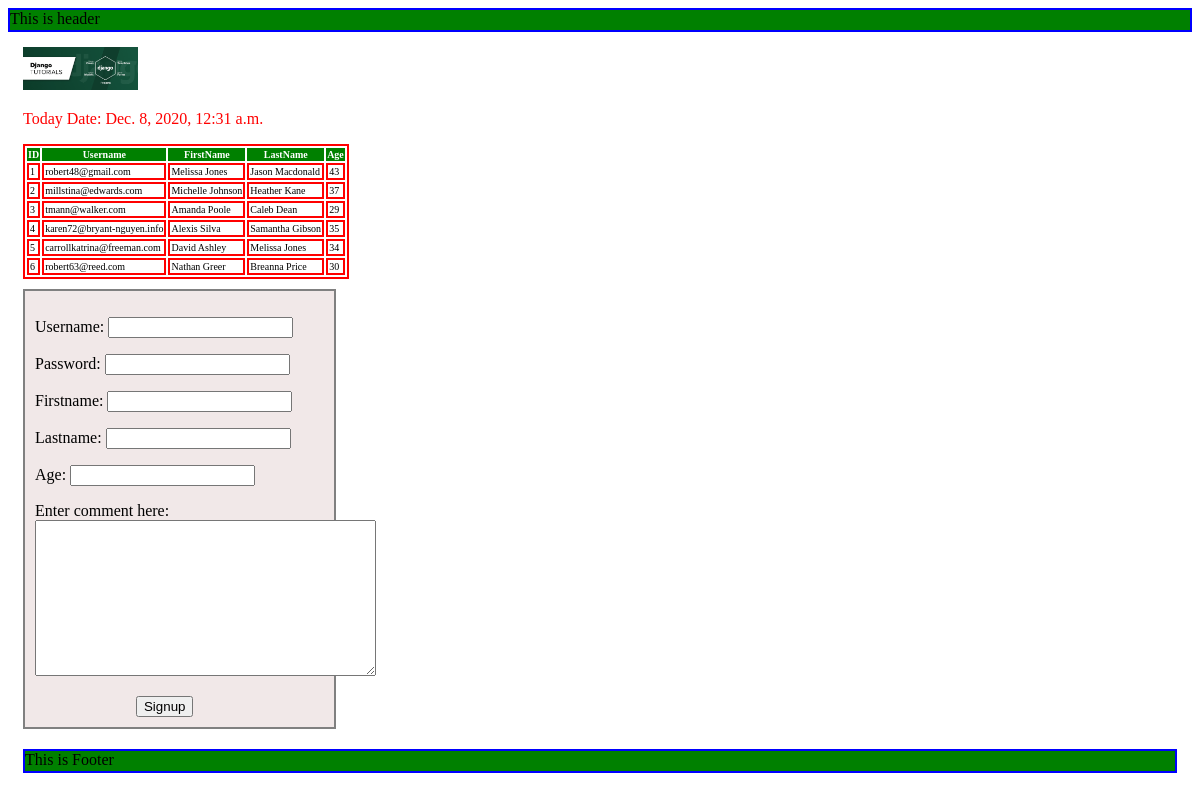
Before: /twmprofile/profile/ with the older database file.
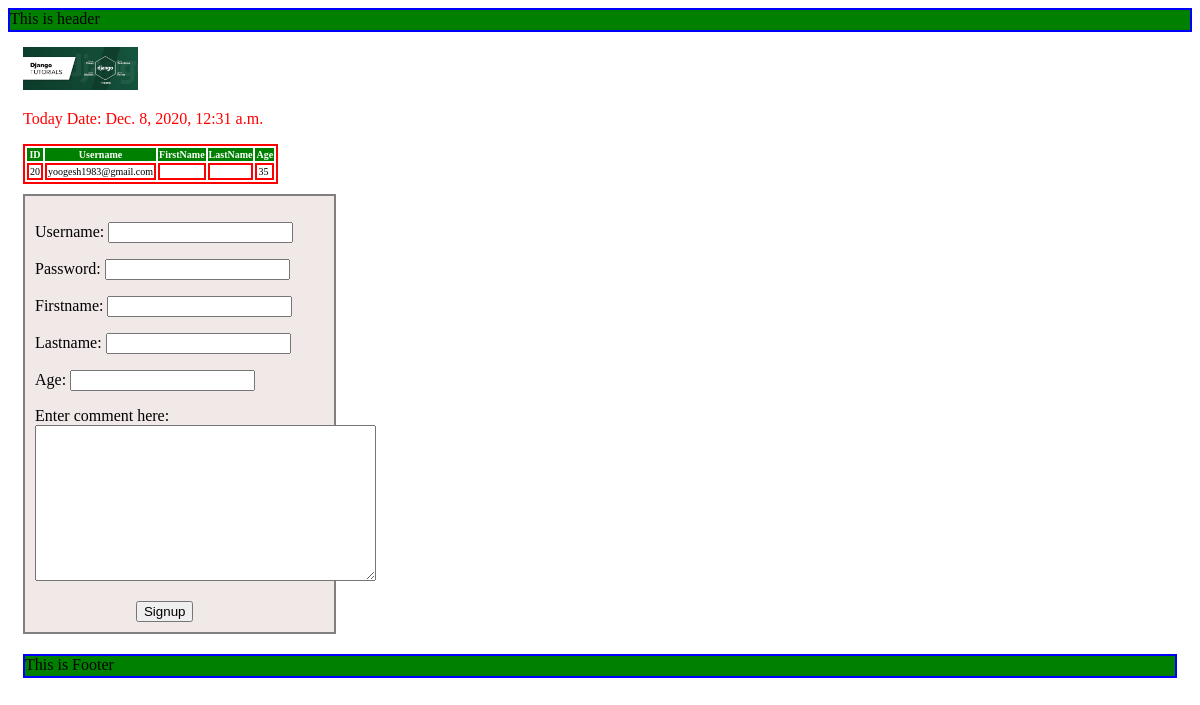
After: the same page with the newer database file.
### twmprofile/models.py (models this page shows)
class Profile(models.Model):
    username = models.CharField(max_length=30)
    password = models.CharField(max_length=30)
    firstName = models.CharField(max_length=30)
    lastName = models.CharField(max_length=30)
    age = models.IntegerField(default=18)

### twmprofile/views.py (the view)
# urls.py: path('profile/', views.getProfile),
def getProfile(request):
    profiles = Profile.objects.all()
    redirecturl = 'twmprofile/wish.html'
    ctx = ''
    if request.method == 'POST':
        form = forms.SignupRequest(request.POST)
        if form.is_valid():
            print("Form validation success. Going to save data into Database", form.cleaned_data)
            ctx = {'name': form.cleaned_data['firstName'], 'title': 'Thank You'}
            form.save(commit=True)
            form = forms.SignupRequest()
            redirecturl = 'twmprofile/thankyou.html'
        else:
            ctx = {'today': datetime.datetime.now(), 'profiles': profiles, 'form': form, 'title': 'Profile Information'}
            redirecturl = 'twmprofile/wish.html'
    elif request.method == 'GET':
        form = forms.SignupRequest()
        ctx = {'today': datetime.datetime.now(), 'profiles': profiles, 'form': form, 'title': 'Profile Information'}
        redirecturl = 'twmprofile/wish.html'
    response = render(request, redirecturl, ctx)
    response.set_cookie('count', int(request.COOKIES.get('count', 0)) + 1) # max_age is optonal
    return response

### twmprofile/forms.py (shortened to what this page needs)
class SignupRequest(forms.ModelForm):
    def custom_username_validator(value):
        if(not 'gmail' in value):
            raise forms.ValidationError('Email must be end with @gmail.com')
    username = forms.EmailField(validators=[custom_username_validator])
    password = forms.CharField()
    firstName = forms.CharField()
    lastName = forms.CharField()
    age = forms.IntegerField(required=False)
    comment = forms.CharField(required=False, label='Enter comment here', widget=forms.Textarea, validators=[validators.MaxLengthValidator(20)]) # emplicit validation
    bot_handler = forms.CharField(required=False, widget=forms.HiddenInput)
    class Meta:
        model = Profile
        fields = '__all__'

### templates/twmprofile/wish.html (shortened to what this page needs)
<!DOCTYPE html>
{% extends 'twmprofile/common/main.html'%}
{% load static %}
{% block body_part %}
<div style="margin: 15px;">
    <img class="sunny" src="{% static "image/django.png" %}"
</div>
<p class="yms">Today Date: {{today}}</p>
{% if profiles %}
<table>
    <thead>
    <th>ID</th>
    <th>Username</th>
    <th>FirstName</th>
    <th>LastName</th>
    <th>Age</th>
    </thead>
    {% for next in profiles %}
    <tr>
        <td>{{next.id}}</td>
        <td>{{next.username}}</td>
        <td>{{next.firstName}}</td>
        <td>{{next.lastName}}</td>
        <td>{{next.age}}</td>
    </tr>
    {% endfor %}
</table>
{% else %}
<p>No profiles found</p>
{% endif %}
<div class="yms_form">
    <form method="POST">
        {{form.as_p}}
        <input type="submit" value="Signup" class="yms_button"/>
    </form>
</div>
{% endblock %}

### templates/twmprofile/common/main.html (shortened to what this page needs)
<!DOCTYPE html>
{% load static %}
<html lang="en">
<head>
    <link rel="stylesheet" href="{% static "css/main.css" %}">
</head>
<body>
    <div style="height:20px; border: solid blue 2px; background-color: green;">This is header</div>
    {% block body_part %}
    {% endblock %}
    <div style="height:20px; border: solid blue 2px; background-color: green; margin-top: 20px;">This is Footer</div>
</body>
</html>

### static/css/main.css (style rules this page uses)
.yms { color:red; }
.sunny { width: 10%; }
td, table { margin:left; border:2px solid red; color:black; background:white; font-size:10px; }
thead { color:white; background: green; }
.yms_form { margin-top: 10px; border:solid gray 2px; background-color: #f1e8e8; width:25%; padding:10px; }
.yms_button { margin-left: 35%; }

Changed rows visible on the page:
removed Profile: id "1", username "robert48@gmail.com", firstName "Melissa Jones", lastName "Jason Macdonald", age "43"
removed Profile: id "2", username "millstina@edwards.com", firstName "Michelle Johnson", lastName "Heather Kane", age "37"
removed Profile: id "3", username "tmann@walker.com", firstName "Amanda Poole", lastName "Caleb Dean", age "29"
removed Profile: id "4", username "karen72@bryant-nguyen.info", firstName "Alexis Silva", lastName "Samantha Gibson", age "35"
removed Profile: id "5", username "carrollkatrina@freeman.com", firstName "David Ashley", lastName "Melissa Jones", age "34"
removed Profile: id "6", username "robert63@reed.com", firstName "Nathan Greer", lastName "Breanna Price", age "30"
added Profile: id "20", username "yoogesh1983@gmail.com", age "35"
